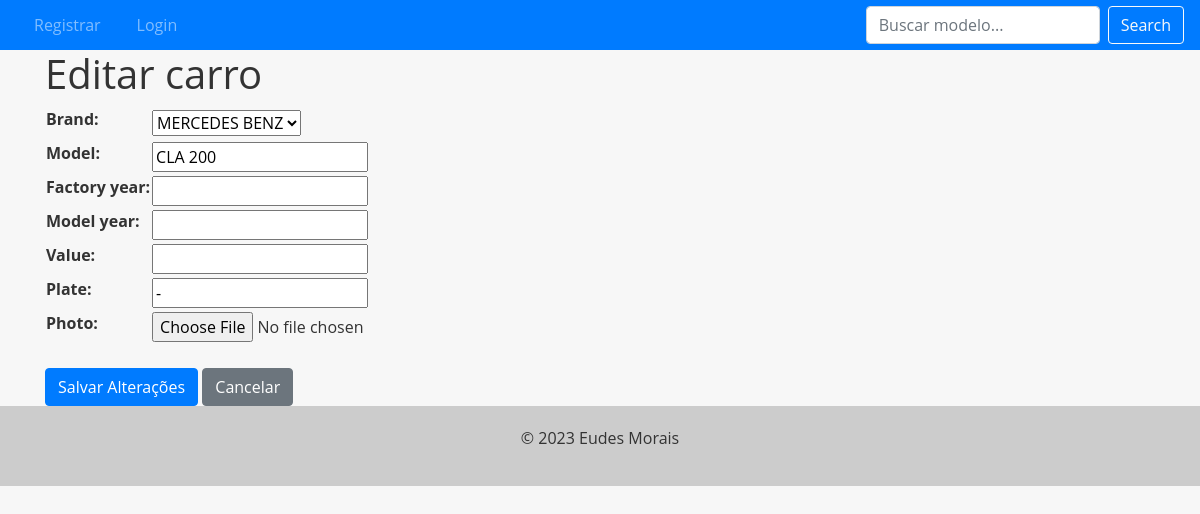
Page /car/22/update/ on the earlier database version.
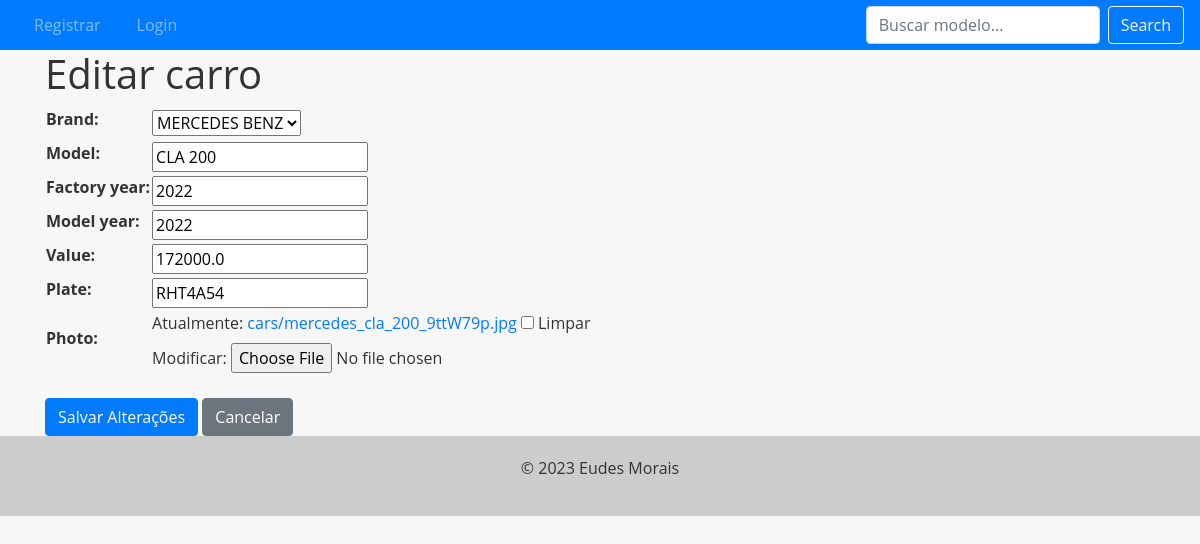
Same page on the later database version.
### cars/models.py (models this page shows, shortened)
class Car(models.Model):
    id = models.AutoField(primary_key=True)
    brand_id = models.ForeignKey(Brand, on_delete=models.PROTECT, related_name='car_brand')
    model = models.CharField(max_length=200)
    factory_year = models.IntegerField(blank=True, null=True)
    model_year = models.IntegerField(blank=True, null=True)
    value = models.FloatField(blank=True, null=True)
    plate = models.CharField(max_length=10, blank=True, null=True)
    photo = models.ImageField(upload_to='cars/', blank=True, null=True)

### cars/views.py (the view, shortened to what this page needs)
# urls.py: path('car/<int:pk>/update/', CarUpdateView.as_view(), name='car_update'),
class CarUpdateView(UpdateView):
    model = Car
    form_class = CarModelForm
    template_name = 'car_update.html'

### cars/forms.py (shortened to what this page needs)
class CarModelForm(forms.ModelForm):
    class Meta:
        model = Car
        fields = '__all__'
        labels = {'brand_id': 'Brand'}

### cars/models.py (called while the page is built)
    def __str__(self):
        return self.name

### cars/templates/car_update.html (shortened to what this page needs)
{% extends "base.html" %}
{% block content %}
<form method="post" enctype="multipart/form-data">
  <div class="container">
    <h1>Editar carro</h1>
    <table>
      {{ form.as_table }}
    </table>
    <br>
    <div>
      <div class="buttons-container">
        <input class="btn btn-primary" type="submit" value="Salvar Alterações" />
        <a href="{% url 'car_detail' %}" class="btn btn-secondary">Cancelar</a>
      </div>
    </div>
  </div>
</form>
{% endblock %}

Differences in the rows shown:
changed Car "MERCEDES BENZ": factory_year (not shown) → "2022"; model_year (not shown) → "2022"; value (not shown) → "172000.0"; plate "-" → "RHT4A54"
Other differences:
form field as_table: (not shown) → "☐"
text no longer shown: "Brand: Model: Factory year: Model year: Value: Plate: Photo:"
text now shown: "Brand: Model: Factory year: Model year: Value: Plate: Photo: Atualmente: cars/mercedes_cla_200_9ttW79p.jpg Limpar Modificar:"
